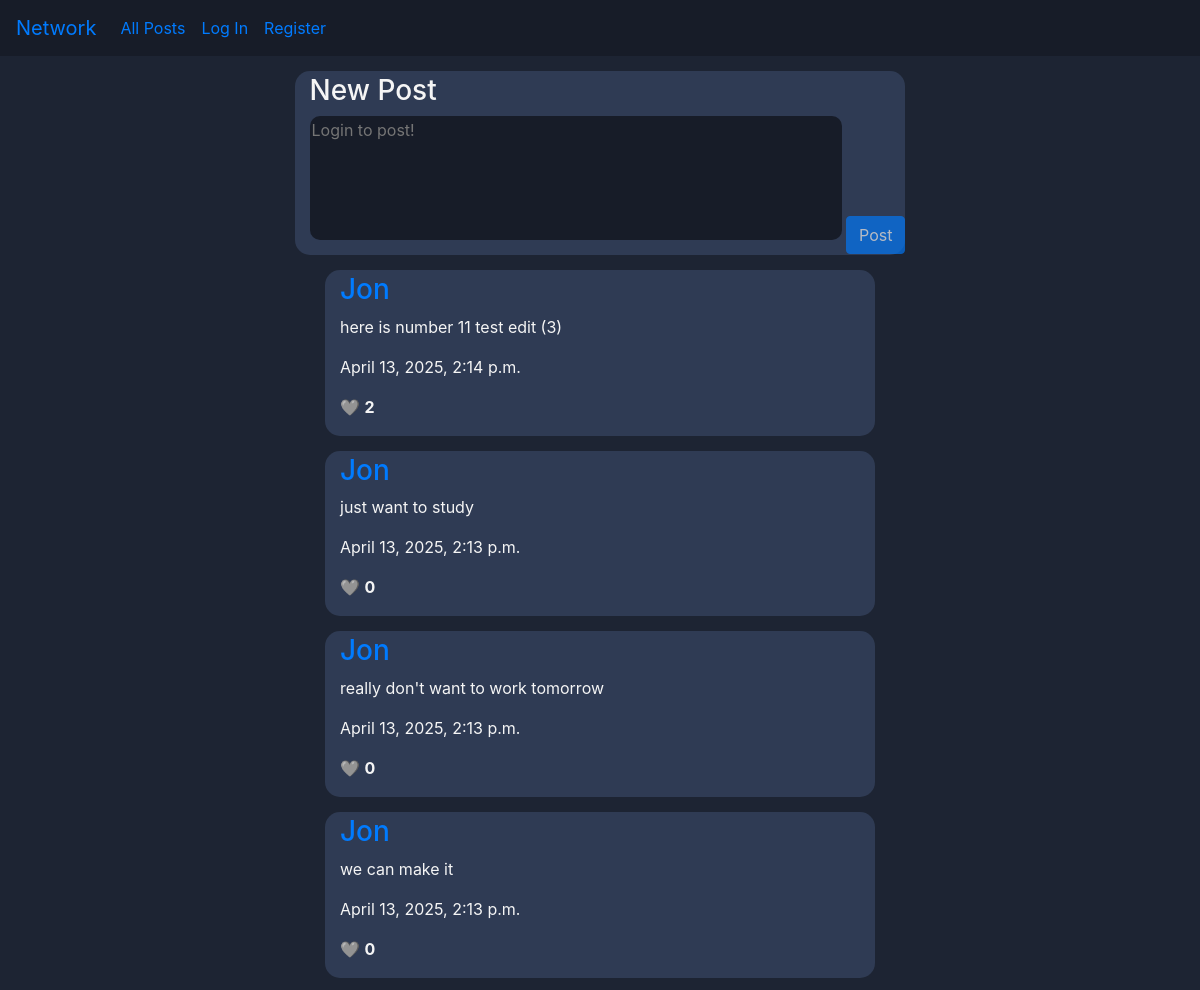
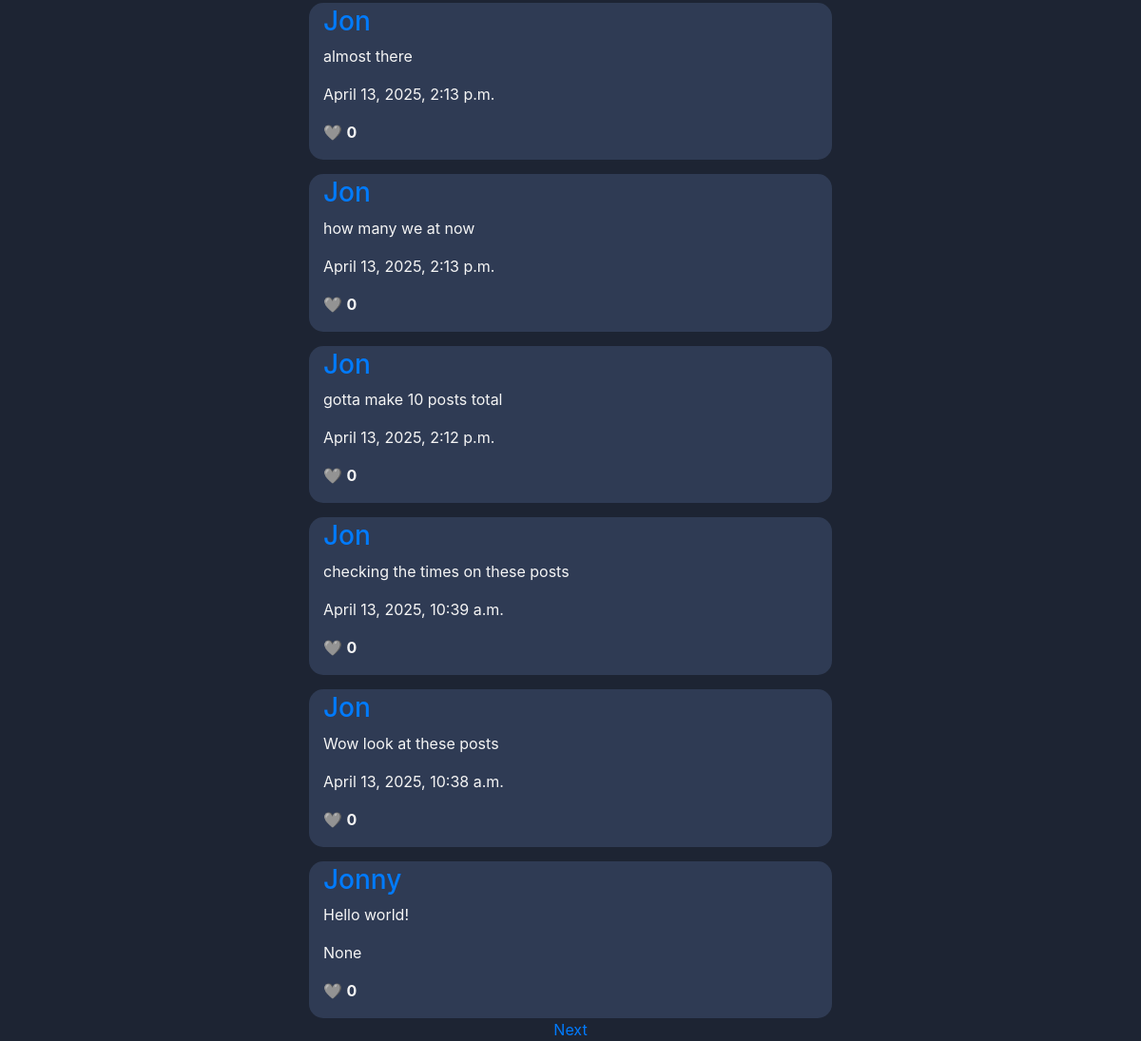
The page / on the database its author committed (2 pictures, top to bottom).
### network/models.py (models this page shows, shortened)
class Post(models.Model):
    user = models.ForeignKey("User", on_delete=models.CASCADE, related_name="user_posts")
    content = models.TextField(max_length=512, blank=False, null=False)
    likes = models.ManyToManyField("User", blank=True, related_name="liked_posts")
    timestamp = models.DateTimeField(auto_now_add=True)
    @property
    def like_count(self):
        return self.likes.count()

class User(AbstractUser):
    following = models.ManyToManyField("self", symmetrical=False, blank=True, related_name="followers")
    saved_posts = models.ManyToManyField("Post", blank=True, related_name="saved_by")

### network/views.py (the view)
# urls.py: path("", views.index, name="index"),
def index(request):
    return post_paginator(
        request,
        query=Post.objects.select_related("user").order_by("-timestamp"),
        template="network/index.html",
        title="All Posts",
    )

### network/views.py (called while the page is built)
def post_paginator(request, query, template, title, user_obj=None):
    paginator = Paginator(query, 10)
    page_number = request.GET.get("page")
    page_obj = paginator.get_page(page_number)
    return render(request, template, {
        "page_obj": page_obj,
        "title": title,
        "user_obj": user_obj
    })

### network/templates/network/index.html (shortened to what this page needs)
{% extends "network/layout.html" %}
{% load static %}
{% block body %}
    <div class="post-div">
        <form id="post-form">
            <h3>New Post</h3>
            <textarea id="content" rows="5" cols="50" {% if  not request.user.is_authenticated %}placeholder="Login to post!" disabled{% endif %} required></textarea>
            <button id="post-btn" class="btn btn-primary" {% if not request.user.is_authenticated %}disabled{% endif %}>Post</button>
        </form>
    </div>
    {% include "network/partials/load_posts.html" with page_obj=page_obj %}
{% endblock %}

### network/templates/network/partials/load_posts.html (shortened to what this page needs)
<div class="posts-div">
    {% for post in page_obj %}
        <div class="post-div">
            <h3><a href="{% url 'profile' username=post.user.username %}">{{ post.user.username }}</a></h3>
            <div class="post-text-div">
                <p class="post-text">{{ post.content }}</p>
            </div>
            <p class="small-text">{{ post.timestamp }}</p>
            <p>
                {% if user.is_authenticated %}
                    <button class="like-btn" data-id="{{ post.id }}"
                    data-liked="{% if user in post.likes.all %}true{% else %}false{% endif %}">❤️</button>
                {% else %}
                    🩶
                {% endif %}
                <strong class="like-count">{{ post.like_count }}</strong>
            </p>
        </div>
    {% endfor %}
</div>
<div class="paginator">
    {% if page_obj.has_next %}
        <a href="?page={{ page_obj.next_page_number }}">Next</a>
    {% endif %}
</div>

### network/static/network/styles.css (style rules this page uses)
* { margin: 0; box-sizing: border-box; }
textarea { background-color: #171c28; border-radius: 10px; border: none; resize: none; }
.post-div { border-radius: 15px; min-width: 550px; background-color: #2f3b54; margin-top: 15px; padding: 3px 0 1px 15px; }

### rows shown on the page
Post: user.username "Jon", content "here is number 11 test edit (3)", timestamp "April 13, 2025, 2:14 p.m.", like_count "2"
Post: user.username "Jon", content "just want to study", timestamp "April 13, 2025, 2:13 p.m.", like_count "0"
Post: user.username "Jon", content "really don't want to work tomorrow", timestamp "April 13, 2025, 2:13 p.m.", like_count "0"
Post: user.username "Jon", content "we can make it", timestamp "April 13, 2025, 2:13 p.m.", like_count "0"
Post: user.username "Jon", content "almost there", timestamp "April 13, 2025, 2:13 p.m.", like_count "0"
Post: user.username "Jon", content "how many we at now", timestamp "April 13, 2025, 2:13 p.m.", like_count "0"
Post: user.username "Jon", content "gotta make 10 posts total", timestamp "April 13, 2025, 2:12 p.m.", like_count "0"
Post: user.username "Jon", content "checking the times on these posts", timestamp "April 13, 2025, 10:39 a.m.", like_count "0"
Post: user.username "Jon", content "Wow look at these posts", timestamp "April 13, 2025, 10:38 a.m.", like_count "0"
Post: user.username "Jonny", content "Hello world!", timestamp "None", like_count "0"
